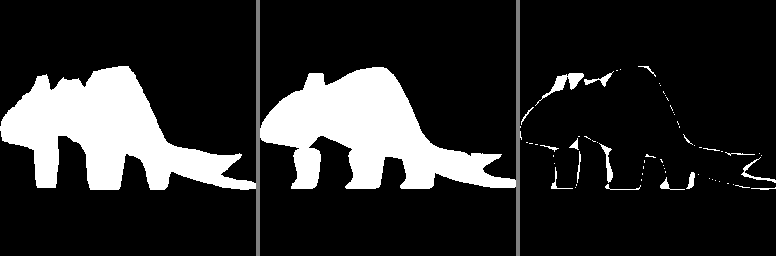
#> input picture renders/silh.png, 776 x 256 px
$ python xor_report.py ../../renders/silh.png
#> lines starting #> are read from the running program, lines starting #| are printed output that depends on the picture; after the words box and inside, x2 and y2 are one past the last pixel; in counts of white or black regions, pixels touching at a corner belong together
"""OUTIL : analyse NUMERIQUE de la planche renders/silh.png (ref | rendu | XOR).

Lecon b24 (payee cher) : sur une vignette de 256 px, l'oeil ne sait pas dire OU la
silhouette perd des points. Les composantes connexes du XOR, elles, le disent — chaque
passe guidee par ce rapport a valu +0.013 a +0.017 d'IoU. L'outil etait refait a la main
a chaque session ; il est desormais committe.

Usage :  python3 research/tests/xor_report.py [renders/silh.png] [--top N]

Sortie : pour chaque poche, MANQUE (la ref est pleine, le rendu vide -> il faut AJOUTER
de la matiere) ou EXCES (l'inverse -> il faut EN ENLEVER), son aire en % de la ref, sa
bbox et son centre en coordonnees NORMALISEES (0..1, origine en haut a gauche de la bbox
de la silhouette) — donc directement lisibles comme « avant/arriere » et « haut/bas ».
"""
import os
import sys

import numpy as np
from PIL import Image
from scipy import ndimage


def tiles(path):
    """Decoupe la planche en 3 vignettes (separateurs gris a 0.5)."""
#> called with path = '../../renders/silh.png'
    a = np.array(Image.open(path).convert('L'), dtype=np.float32) / 255.0
    sep = np.abs(a.mean(axis=0) - 0.5) < 0.1          # colonnes de separation
    cuts, run = [], None
    for x, s in enumerate(sep):
        if s and run is None:
            run = x
        elif not s and run is not None:
            cuts.append((run, x))
            run = None
#> this loop made 776 passes
#> s on passes 1 to 12: False, False, False, False, False, False, False, False, False, False, False, False
#> after the loop, cuts = [(36, 50), (88, 124), (256, 260), (304, 317), (351, 383), (516, 520)]
    bounds, prev = [], 0
    for a0, a1 in cuts:
        bounds.append((prev, a0))
        prev = a1
#> this loop made 6 passes
#> (a0, a1, prev) on passes 1 to 6: (36, 50, 50), (88, 124, 124), (256, 260, 260), (304, 317, 317), (351, 383, 383), (516, 520, 520)
#> after the loop, bounds = [(0, 36), (50, 88), (124, 256), (260, 304), (317, 351), (383, 516)]
    bounds.append((prev, a.shape[1]))
    return [a[:, x0:x1] > 0.5 for x0, x1 in bounds[:3]]


def pockets(mask, label, ref_area, top, h, w):
    lab, n = ndimage.label(mask)
    out = []
    for i in range(1, n + 1):
        ys, xs = np.nonzero(lab == i)
        out.append((len(ys), label, xs.min() / w, xs.max() / w, ys.min() / h, ys.max() / h))
    out.sort(reverse=True)
    for area, lb, x0, x1, y0, y1 in out[:top]:
        if area / ref_area < 0.001:
            continue
        print(f"  {lb:7s} {100 * area / ref_area:5.2f} %  "
              f"x[{x0:.2f}..{x1:.2f}] y[{y0:.2f}..{y1:.2f}]  "
              f"centre ({(x0 + x1) / 2:.2f}, {(y0 + y1) / 2:.2f})")
    return sum(o[0] for o in out)


def main():
    argv = sys.argv[1:]
    top = 8
    if '--top' in argv:
        i = argv.index('--top')
        top = int(argv[i + 1])
        argv = argv[:i] + argv[i + 2:]
    args = [a for a in argv if not a.startswith('--')]
    root = os.path.dirname(os.path.dirname(os.path.dirname(os.path.abspath(__file__))))
    path = args[0] if args else os.path.join(root, 'renders', 'silh.png')

    ref, ren, _ = tiles(path)
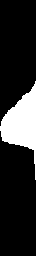
#> ref: shape (256, 36) bool; 17.2% white; 1 white region, box (x1, y1, x2, y2) and area: (0, 81, 36, 180) 1584
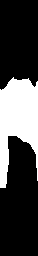
#> ren: shape (256, 38) bool; 27.6% white; 1 white region, box (x1, y1, x2, y2) and area: (0, 77, 38, 188) 2682
    h, w = ref.shape
#> h = 256; w = 36
#> (the run stopped early here; a loop or call above may not have finished)
